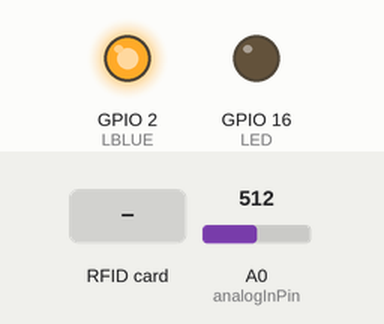
A sketch run on a simulated ESP8266 (NodeMCU). Parts: output pins drawn as LEDs (lit = HIGH). The test bench sets the inputs (shaded band); at power-on: A0 (analogInPin) = 512. WiFi joins after 1.5 s; servers stay silent unless stated; what the sketch prints to the serial monitor is not drawn.

Above: at 0.0 s.
At 2.8 s:
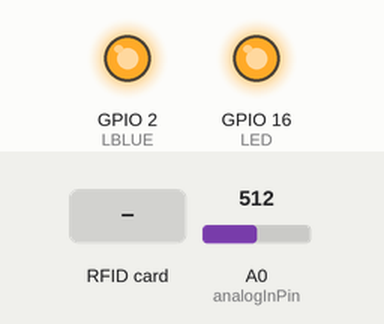
2.9 s: RFID card 12 34 56 78 90 held to the reader
Timing chart, 0 to 5.9 s (numbered marks = the images above; inputs shaded):
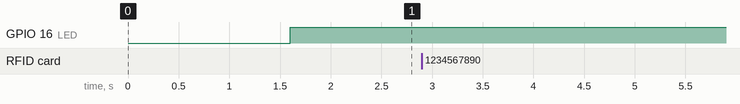

The sketch:

nyobarfidya.ino
```cpp
//use arduino 1.6.4 IDE and boards maneger esp6288 2.3.0
#undef DEBUG_ESP_WIFI
#undef DEBUG_ESP_PORT
#undef DEBUG_WIFI

#include<ESP8266WiFi.h>
#include<SPI.h>
#include"MFRC522.h"`
/* wiring the MFRC522 to ESP8266 (ESP-12)
  RST      = GPIO5
  SDA (SS) = GPIO4
  MOSI     = GPIO13
  MISO     = GPIO12
  SCK      = GPIO14
  GND      = GND
  3.3v     = 3.3v
*/

#define RST_PIN 5 // RST-PIN to RC522 RFID - SPI Module GPIO5
#define SS_PIN	4 // SDA-PIN to RC522 RFID - SPI Module GPIPO4
#define LED 16  // control low and high (2 led in 1 i/o) HIGH to RED, LOW to GREEN
//#define LGREEN 9
#define LBLUE 2 // LED 2

bool rfid_tag_present_prev = false;
bool rfid_tag_present = false;
int _rfid_error_counter = 0;
bool _tag_found = false;
boolean detekartu, ss;
const int analogInPin = A0;
int sensorValue = 0;
int outputValue = 0;
boolean exc = false;

const char* ssid = "najibganteng"; // change according to your Network
const char* pass = "1234567890"; // change according to yout Network
const char* php  = " /transaksi.php";
const char* host = "10.3.141.1";
const uint16_t port = 8080;
String perangkat = "9001";
String mystring,mystring_present,mystring_prev;
String mystring1;
boolean GoodCard;
WiFiClient client;

MFRC522 mfrc522(SS_PIN, RST_PIN); // Create MFRC522 instance
//void (* resetFunc)(void) = 0;
void setup() {
  pinMode(LED,OUTPUT);
  pinMode(LBLUE,OUTPUT);
  digitalWrite(LBLUE,HIGH);
  Serial.begin(9600);
  SPI.begin(); //Init SPI bus
  mfrc522.PCD_Init();

  WiFi.begin(ssid, pass);

  int retries = 0; // connect until 10 time counter
  while ((WiFi.status() != WL_CONNECTED) )
  {
    delay(500);
    Serial.print(".");
  }

  if (WiFi.status() ==  WL_CONNECTED)
  {
    Serial.println(F("WiFi connected"));
    digitalWrite(LED,LOW);
  }
  Serial.println(F("Ready!"));
  Serial.println(F("======================================================"));
  Serial.println(F("Scan for Card and print UID:"));
}

void loop() {
  sensorValue = analogRead(analogInPin);

  outputValue = map(sensorValue,0,1024,LOW,HIGH); // 1 untuk hitam ada kartu dan 0 untuk terang untuk tidak ada kartu
  //Serial.println(outputValue);
  if(WiFi.status() != WL_CONNECTED)
  {
    digitalWrite(LED,LOW);
  }
  else
  {
    digitalWrite(LED,HIGH);
  }
//if (ss == 0)
//{
    detectcardd();
    delay(1000);
//}
//  delay(100);
//  if (ss == 1)
//  {
//    dariweb();
//  }


//  MFRC522::MIFARE_Key key;
//  for (byte i = 0; i < 6; i++) {
//    key.keyByte[i] = 0xFF;
//  }
//
//  byte block;
//  byte len;
//  MFRC522::StatusCode status;
//
//  // Look for new cards
//  if ( ! mfrc522.PICC_IsNewCardPresent()) {
//    return;
//  }
//  // Select one of the cards
//  if ( ! mfrc522.PICC_ReadCardSerial()) {
//    return;
//  }
//
//  byte buffer2[8];
//  block = 1;
//  len = 18;
//
//  status = mfrc522.PCD_Authenticate(MFRC522::PICC_CMD_MF_AUTH_KEY_A, 1, &key, &(mfrc522.uid)); //line 834
//  if (status != MFRC522::STATUS_OK) {
//    //Serial.print(F("Authentication failed: "));
//    //Serial.println(mfrc522.GetStatusCodeName(status));
//    //return 0;
//  }
//
//  status = mfrc522.MIFARE_Read(block, buffer2, &len);
//  if (status != MFRC522::STATUS_OK) {
//    //Serial.print(F("Reading failed: "));
//    //Serial.println(mfrc522.GetStatusCodeName(status));
//    //return 0;
//    GoodCard = LOW; //tap kartu masuk sini
//  }
//
//  else {
//    GoodCard = HIGH;// pertama masuk sini
//
//  }
//  if(GoodCard ==  LOW)
//  {
//    digitalWrite(LBLUE,LOW);
//    delay(200);
//    digitalWrite(LBLUE,HIGH);
//    delay(200);
//
//  }
//  else if(GoodCard == HIGH)
//  {
//    digitalWrite(LBLUE,HIGH);
//
//  }else {}
//
//  //PRINT LAST NAME
//  for (uint8_t i = 0; i < 6; i++) {
//    //Serial.write(buffer2[i]);
//    //mystring = String((char*)buffer2[i]); // data berantakan hexa
//    mystring += (char)buffer2[i];
//    mystring1 = mystring;
//  }
//    mystring ="";


//  if (!client.connect(host, port)) {
//    Serial.println("connection failed");
//    delay(5000);
//    return;
//  }
//  if (client.connected())
//  {
//    String url;
//    String mood;
//    url += php;
//    url += "?mood=";
//    url += mystring; // send data to server
//    url += "~";
//    url += perangkat;
//    url += "~";
//    url += outputValue;// tidak bisa karena jarak RFID harus dekat baru 0 dikirim
//    //url += "HALLO"; // send data to server
//    client.print("GET");
//    client.print(url);
//    client.println(" HTTP/1.1");
//    client.print("Host: ");
//    client.println(host);
//    client.println("Connection: close");
//    client.println();
//    Serial.println(mystring);
//    //delay(3000);
//  }


//  if (client.connected()){
//
//    String url;
//    String mood;
//    url += php;
//    url += "?mood=";
//    url += mystring;
//    url += "~";
//    url += perangkat;
//    url += "~";
//    url += detekartu;
//
//
//    //Serial.println(url);
//    //Serial.println(outputValue);
//    //Serial.println(exc);
////    client.print("GET");
////    client.print(url);
////    client.println(" HTTP/1.1");
////    client.print("Host: ");
////    client.println(host);
////    client.println("Connection: close");
////    client.println();
////    Serial.println(url);
//
//    if(detekartu == LOW && exc == false){
//      client.print("GET");
//      client.print(url);
//      client.println(" HTTP/1.1");
//      client.print("Host: ");
//      client.println(host);
//      client.println("Connection: close");
//      client.println();
//      Serial.println(mystring);
//      Serial.println("kartu disimpan");
//      exc = true;
//    }
//     if(detekartu == HIGH && exc == true){
//      client.print("GET");
//      client.print(url);
//      client.println(" HTTP/1.1");
//      client.print("Host: ");
//      client.println(host);
//      client.println("Connection: close");
//      client.println();
//      Serial.println(mystring);
//      Serial.println("kartu dilepas");
//      exc = false;
//   }
//  }
}

void detectcardd()
{
  rfid_tag_present_prev = rfid_tag_present;
  mystring_prev = mystring_present;
   _rfid_error_counter += 1;
  if(_rfid_error_counter > 5){ //kondisi lepas kartu
    _tag_found = false;
    detekartu=0;
//    Serial.println("tagfalse");
  }
    Serial.println(detekartu);
    Serial.println(mystring_present);
  if (!client.connect(host, port)) {
    Serial.println("connection failed");
    delay(5000);
    return;
  }
  if (client.connected()){

    String url;
    String mood;
    url += php;
    url += "?mood=";
    url += mystring_present;
    url += "~";
    url += perangkat;
    url += "~";
    url += detekartu;

     if(detekartu == 0 && exc == true){
      client.print("GET");
      client.print(url);
      client.println(" HTTP/1.1");
      client.print("Host: ");
      client.println(host);
      client.println("Connection: close");
      client.println();
      Serial.println(mystring);
      Serial.println("kartu dilepas");
      exc = false;
   }
  }

  byte buffer2[8];
  byte block = 1;
  byte len = 18;

  MFRC522::StatusCode status;
  MFRC522::MIFARE_Key key;
    for (byte i = 0; i < 6; i++) {
    key.keyByte[i] = 0xFF;
  }
  //  // Look for new cards
  if ( ! mfrc522.PICC_IsNewCardPresent()) {
    return;
  }
  // Select one of the cards
  if ( ! mfrc522.PICC_ReadCardSerial()) {
    return;
  }
  status = mfrc522.PCD_Authenticate(MFRC522::PICC_CMD_MF_AUTH_KEY_A, 1, &key, &(mfrc522.uid)); //line 834
  if (status != MFRC522::STATUS_OK) {
  }
  if(_rfid_error_counter > 5){
    _tag_found = false;
  }
  status = mfrc522.MIFARE_Read(block, buffer2, &len);
  if (status != MFRC522::STATUS_OK) {
    GoodCard = LOW; //tap kartu masuk sini
        _rfid_error_counter = 0;
    _tag_found = true;
  }
  rfid_tag_present = _tag_found;
  // rising edge
//  if (rfid_tag_present && !rfid_tag_present_prev){
  if (_tag_found == true){
//    Serial.println("Tag found");
    detekartu = 1;
  }
//    Serial.println(detekartu);
  for (uint8_t i = 0; i < 6; i++) {
    mystring += (char)buffer2[i];
    mystring1 = mystring;
  }

  mystring_present = mystring;
   if (!client.connect(host, port)) {
    Serial.println("connection failed");
    delay(5000);
    return;
  }
  if (client.connected()){

    String url;
    String mood;
    url += php;
    url += "?mood=";
    url += mystring_present;
    url += "~";
    url += perangkat;
    url += "~";
    url += detekartu;

    if(detekartu == 1 && exc == false){
      client.print("GET");
      client.print(url);
      client.println(" HTTP/1.1");
      client.print("Host: ");
      client.println(host);
      client.println("Connection: close");
      client.println();
      Serial.println(mystring);
      Serial.println("kartu disimpan");
      exc = true;
    }
  }

  mystring ="";
//  mfrc522.PICC_HaltA();
  mfrc522.PCD_StopCrypto1();
  delay(100);
  ss = 1;
}
```

Measured:
- after the input at 2.9 s, every drawn part: stays the same
